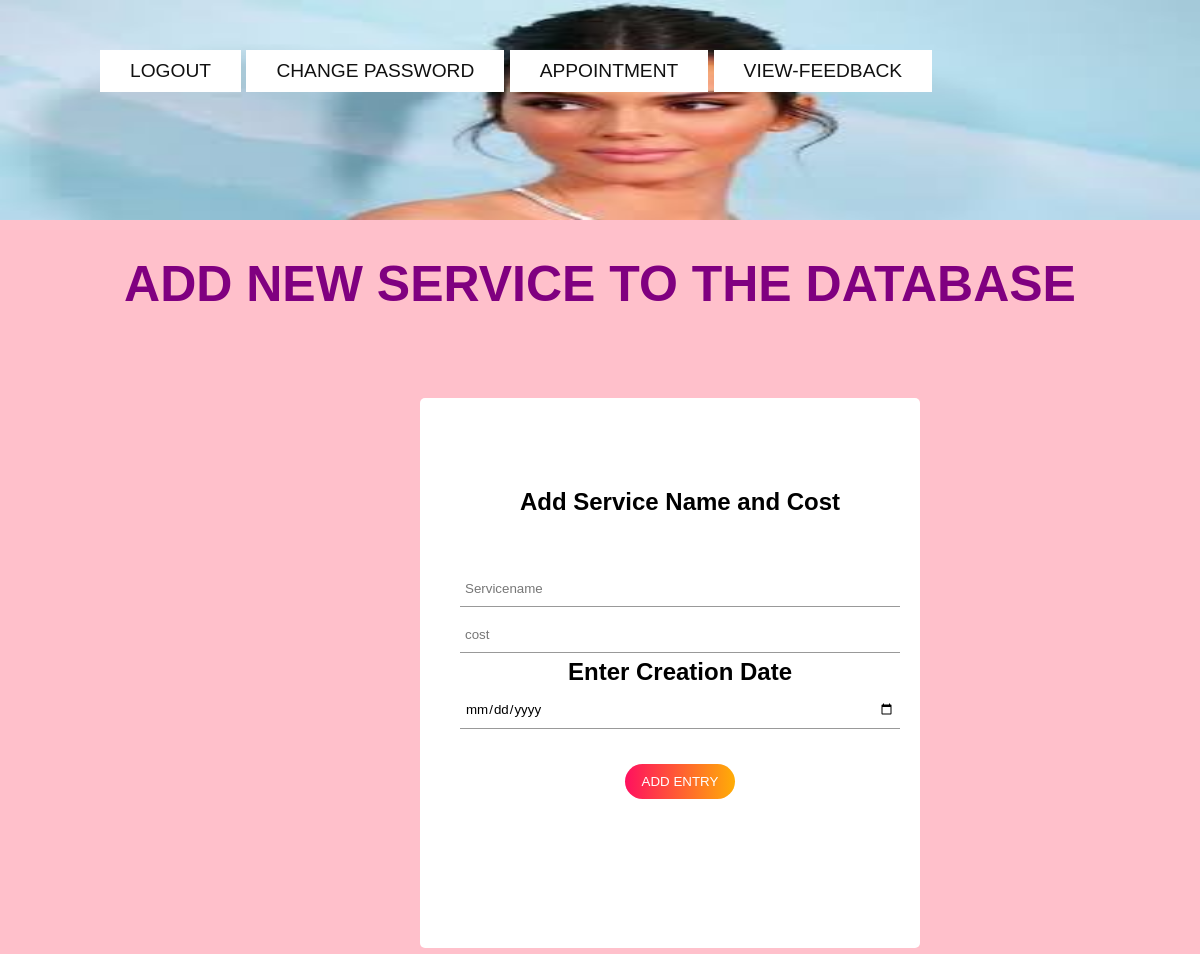
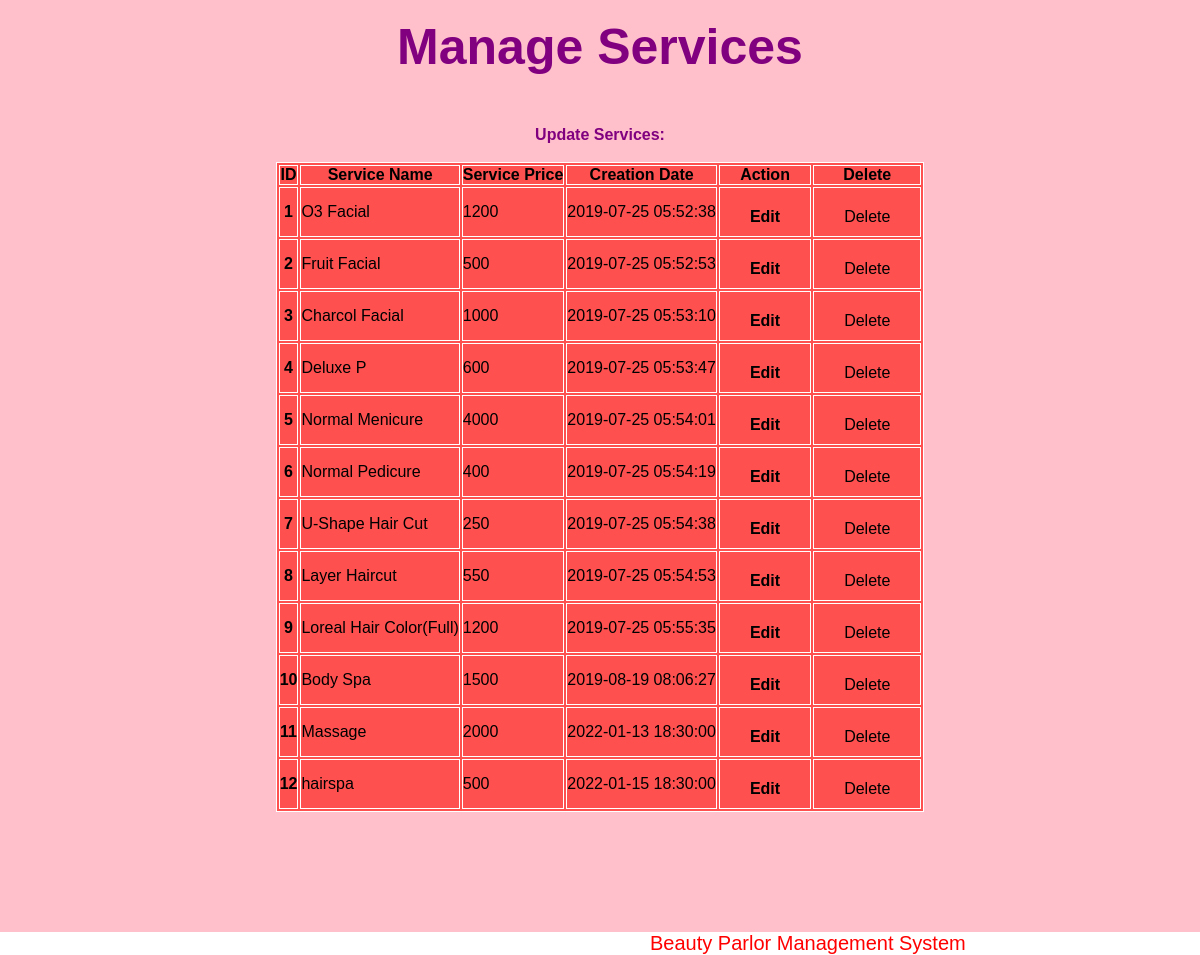
The app's page /home.php with its own data (2 pictures, top to bottom).
### tables this page shows
CREATE TABLE IF NOT EXISTS `tblservices` (
  `ID` int(10) NOT NULL AUTO_INCREMENT,
  `ServiceName` varchar(200) DEFAULT NULL,
  `Cost` int(10) DEFAULT NULL,
  `CreationDate` timestamp NULL DEFAULT current_timestamp(),
  PRIMARY KEY (`ID`)
);

### home.php (the view, shortened to what this page needs)
<?php
include('includes/dbconnection.php');
?>
<html>
<head>
<link rel="stylesheet" type="text/css" href="css/style.css">
<link rel="stylesheet" type="text/css" href="css/style1.css">
</head>
<body>
<header>
      <div class="text-1">
         <a href="index.html">LOGOUT</a>
       <a href="change-pass.php">CHANGE PASSWORD</a>
       <a href="nap.php">Appointment</a>
       <a href="view-fb.php">View-Feedback</a>
      </div>
</header>
<img src="img1.jpg" width="100%" height="220px">
<section id="service">
  <div class="title-text">
    <H1>ADD NEW SERVICE TO THE DATABASE</H1>
  </div>
  <div class="service-box">
      <section id="service">
  <div class="title-text-asdf">
    <div class="container">
      <form id="form1" method="post">
  <div class="title-text">
    <h2>Add Service Name and Cost</h2>
     </div>
        <input type="name" name="name" placeholder="Servicename" required>
        <input type="text" name="email" placeholder="cost" required>
        <h2>Enter Creation Date</h2>
        <input type="date" name="adate" placeholder="Date" required>
        <div class="btn-box">
          <div class="abb"> <input type="submit"  name="submit" value="ADD ENTRY" class="btn btn-white "> </div>
        </div>
      </form>
      </div>
          <div class="title-text"><h1 class="title1">Manage Services</h3></div>
          <div class="ttt" >
            <div class="qwe"><h4 ">Update Services:</h4></div><br>
            <table class="ttt" style="background-color: #ff5050"> <thead class="ttt"> <tr> <th>ID</th>  <th>Service Name</th> <th>Service Price</th> <th>Creation Date</th> <th>Action</th> <th>Delete</th> </tr> </thead> <tbody>
<?php
$ret=mysqli_query($con,"select *from  tblservices");
$cnt=1;
while ($row=mysqli_fetch_array($ret)) {
?>
             <tr> <th scope="row"><?php echo $cnt;?></th> <td><?php  echo $row['ServiceName'];?></td> <td><?php  echo $row['Cost'];?></td><div class="text-3"><td><?php  echo $row['CreationDate'];?></td></div> <td><div class="text-2"><a href="edit-services.php?editid=<?php echo $row['ID'];?>">Edit</a></div></td> <td><div class="text-3"><a href="delete-services.php?editid=<?php echo $row['ID'];?>">Delete</a></div></td> </tr>   <?php
$cnt=$cnt+1;
}?></tbody> </table>
          </div>
        </div>
      </div>
  </section>
</body>
<div class="foot">
<p>Beauty Parlor Management System</p>
</div>
</html>

### css/style.css (style rules this page uses)
* { margin: 0; padding: 0; box-sizing: border-box; font-family: 'Poppins', sans-serif; }
header { font-size: 1.2em; position: absolute; top: 0; left: 0; width: 100%; padding: 40px 100px; z-index: 1000; display: flex; justify-content: space-between; align-items: ; }
.title-text { text-align: center; padding-bottom: 50px; }
.title-text h1 { font-size: 50px; color: purple; }
#service { width: 100%; padding: 35px 0; background: pink; }
.text-1 a { display: inline-block; font-size: 1em; background: #fff; padding: 10px 30px; text-transform: uppercase; text-decoration: none; font-weight: 500; margin-top: 10px; color: #111; transition: 0.5s; }
.title-text-asdf { text-align: center; padding-bottom: 50px; }

### css/style1.css (style rules this page uses)
* { margin: 0; padding: 0; font-family: sans-serif; }
.container { width: 500px; height: 550px; margin: 0% ; margin-left: 35%; margin-bottom: 2%; background: #fff; border-radius: 5px; position: relative; }
.container form { width: 440px; position: absolute; top: 90px; left: 40px; transition: 0.5s; }
form input { width: 100%; padding: 10px 5px; margin: 5px 0; border: 0; border-bottom: 1px solid #999; outline: none; background: transparent; }
::placeholder { color: #777; }
.btn-box { width: 100%; margin: 30px auto; text-align: center; }
form .abb input { width: 110px; height: 35px; margin: 0 10px; background: linear-gradient(to right, #ff105f, #ffad06); border-radius: 30px; border: 0; outline: none; color: #fff; cursor: pointer; }

### home.php (style rules this page uses)
table, th, td { border: 1px solid white; }
table.ttt { margin-left: auto; margin-right: auto; }
.qwe { color: purple; }
.foot p { margin-left: 650px; font-size: 20px; color: red; }
.text-2 a { display: inline-block; font-size: 1em; background: #ff5050; padding: 10px 30px; text-decoration: none; font-weight: 600; margin-top: 10px; color: black; transition: 0.5s; }
.text-3 a { display: inline-block; font-size: 1em; background: #ff5050; padding: 10px 30px; text-decoration: none; font-weight: 500; margin-top: 10px; color: black; transition: 0.5s; }

### records on screen
tblservices: ServiceName "O3 Facial", Cost "1200", CreationDate "2019-07-25 05:52:38"
tblservices: ServiceName "Fruit Facial", Cost "500", CreationDate "2019-07-25 05:52:53"
tblservices: ServiceName "Charcol Facial", Cost "1000", CreationDate "2019-07-25 05:53:10"
tblservices: ServiceName "Deluxe P", Cost "600", CreationDate "2019-07-25 05:53:47"
tblservices: ServiceName "Normal Menicure", Cost "4000", CreationDate "2019-07-25 05:54:01"
tblservices: ServiceName "Normal Pedicure", Cost "400", CreationDate "2019-07-25 05:54:19"
tblservices: ServiceName "U-Shape Hair Cut", Cost "250", CreationDate "2019-07-25 05:54:38"
tblservices: ServiceName "Layer Haircut", Cost "550", CreationDate "2019-07-25 05:54:53"
tblservices: ServiceName "Loreal Hair Color(Full)", Cost "1200", CreationDate "2019-07-25 05:55:35"
tblservices: ServiceName "Body Spa", Cost "1500", CreationDate "2019-08-19 08:06:27"
tblservices: ServiceName "Massage", Cost "2000", CreationDate "2022-01-13 18:30:00"
tblservices: ServiceName "hairspa", Cost "500", CreationDate "2022-01-15 18:30:00"
